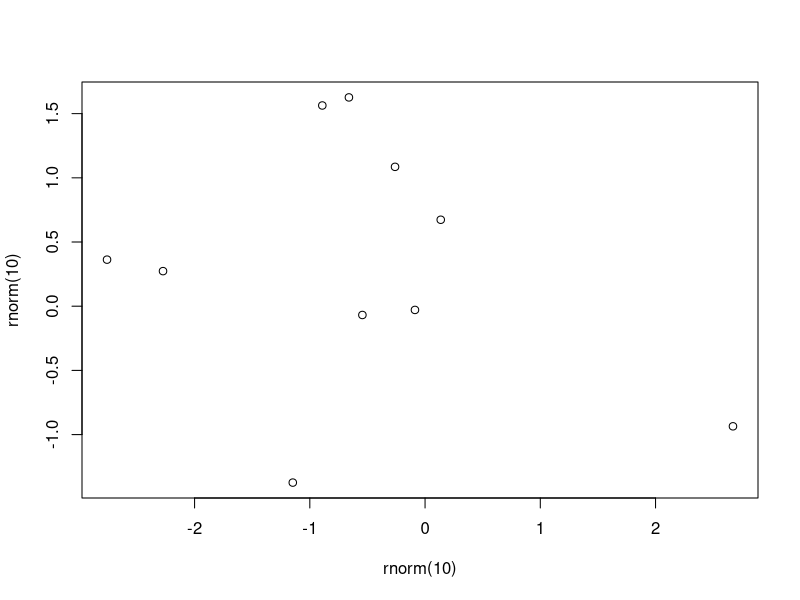

R code for this plot:
## ---- chunk 1
plot(rnorm(10), rnorm(10))

